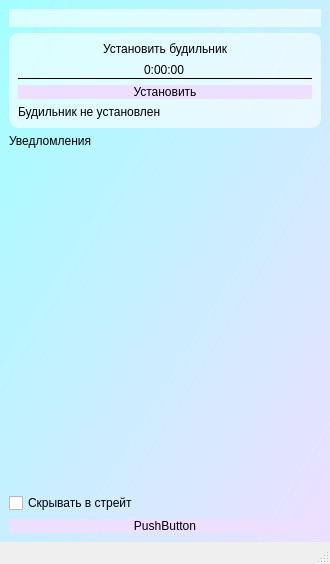
<?xml version="1.0" encoding="UTF-8"?>
<ui version="4.0">
 <class>MainWindow</class>
 <widget class="QMainWindow" name="MainWindow">
  <property name="geometry">
   <rect>
    <x>0</x>
    <y>0</y>
    <width>330</width>
    <height>564</height>
   </rect>
  </property>
  <property name="windowTitle">
   <string>MainWindow</string>
  </property>
  <property name="styleSheet">
   <string notr="true">#centralwidget {
	background-color: qlineargradient(spread:pad, x1:0, y1:0, x2:1, y2:1, stop:0 rgba(162, 255, 255, 255), stop:1 rgba(237, 223, 255, 255));
}

#widget, #widget_2 {
	background-color: rgba(255, 255, 255, 150);
border-radius: 10;
}

*{
	
	font: 12pt &quot;Stencil&quot;;
}

.QPushButton {
border: null;
	background-color: rgba(237, 223, 255, 255);
	border-radius: 10;
}

.QPushButton:hover {
border: null;
	background-color: rgba(191, 153, 235, 150);
	border-radius: 10;
}

.QTimeEdit {
border: null;
background: transparent;
border-bottom: 1px solid black;
}</string>
  </property>
  <widget class="QWidget" name="centralwidget">
   <layout class="QVBoxLayout" name="verticalLayout">
    <item>
     <widget class="QWidget" name="widget" native="true">
      <layout class="QHBoxLayout" name="horizontalLayout_2"/>
     </widget>
    </item>
    <item>
     <widget class="QWidget" name="widget_2" native="true">
      <layout class="QVBoxLayout" name="verticalLayout_2">
       <item>
        <widget class="QLabel" name="label">
         <property name="text">
          <string>Установить будильник</string>
         </property>
         <property name="alignment">
          <set>Qt::AlignCenter</set>
         </property>
        </widget>
       </item>
       <item>
        <widget class="QTimeEdit" name="alarm_edit">
         <property name="alignment">
          <set>Qt::AlignCenter</set>
         </property>
         <property name="buttonSymbols">
          <enum>QAbstractSpinBox::NoButtons</enum>
         </property>
         <property name="displayFormat">
          <string>H:mm:ss</string>
         </property>
        </widget>
       </item>
       <item>
        <widget class="QPushButton" name="set_alarm_btn">
         <property name="text">
          <string>Установить</string>
         </property>
        </widget>
       </item>
       <item>
        <widget class="QLabel" name="alam_status_label">
         <property name="text">
          <string>Будильник не установлен</string>
         </property>
        </widget>
       </item>
      </layout>
     </widget>
    </item>
    <item>
     <widget class="QLabel" name="notifications_label">
      <property name="text">
       <string>Уведломления

</string>
      </property>
     </widget>
    </item>
    <item>
     <spacer name="verticalSpacer_2">
      <property name="orientation">
       <enum>Qt::Vertical</enum>
      </property>
      <property name="sizeHint" stdset="0">
       <size>
        <width>20</width>
        <height>40</height>
       </size>
      </property>
     </spacer>
    </item>
    <item>
     <widget class="QCheckBox" name="trayCheckBox">
      <property name="text">
       <string>Скрывать в стрейт</string>
      </property>
     </widget>
    </item>
    <item>
     <widget class="QPushButton" name="saveButton">
      <property name="text">
       <string>PushButton</string>
      </property>
     </widget>
    </item>
   </layout>
  </widget>
  <widget class="QMenuBar" name="menubar">
   <property name="geometry">
    <rect>
     <x>0</x>
     <y>0</y>
     <width>330</width>
     <height>26</height>
    </rect>
   </property>
  </widget>
  <widget class="QStatusBar" name="statusbar"/>
 </widget>
 <resources/>
 <connections/>
</ui>
